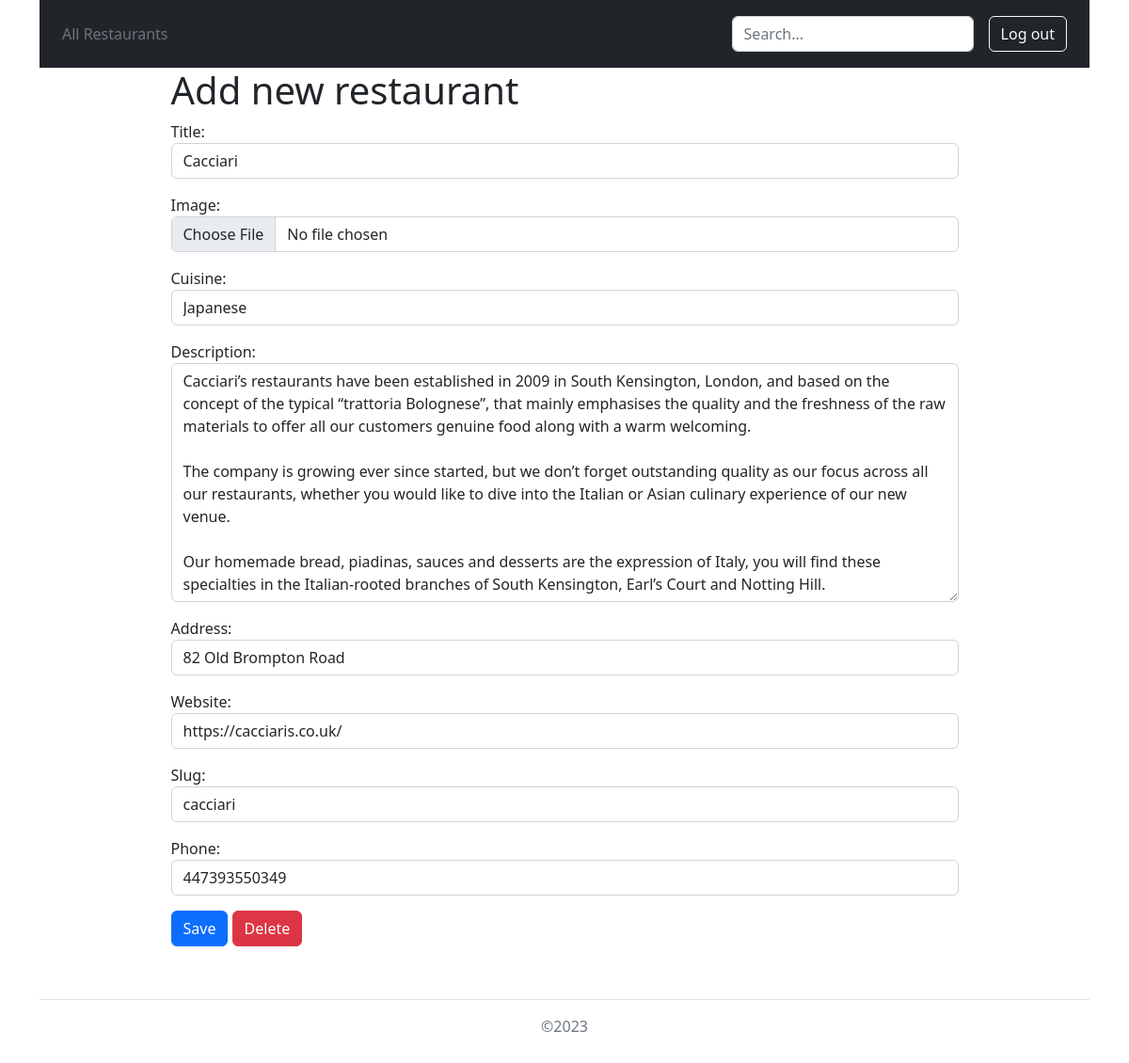
Page /restaurants/cacciari/update/ (signed in) on the committed database.
### _restaurants/models.py (models this page shows, shortened)
class Restaurant(models.Model):
    title = models.CharField(max_length=100)
    image = models.ImageField(upload_to='images/', default=None)
    cuisine = models.ForeignKey(Cuisine, on_delete=models.SET_NULL, null=True, blank=True, related_name='restaurants')
    description = models.TextField(null=True, blank=True)
    address = models.CharField(max_length=100)
    website = models.CharField(max_length=100, unique=True)
    slug = models.SlugField(max_length=150, unique=True)
    phone = models.CharField(max_length=12)
    class Meta:
        verbose_name = 'Restaurant'
        verbose_name_plural = 'Restaurants'

class Cuisine(models.Model):
    title = models.CharField(max_length=100, default='default')
    slug = models.SlugField(max_length=30, unique=True)
    def __str__(self):
        return self.title
    class Meta:
        verbose_name = 'Cuisine'
        verbose_name_plural = 'Cuisines'

### _restaurants/views.py (the view)
# urls.py: path('restaurants/<slug:slug>/update/', restaurants_views.RestaurantUpdateView.as_view(), name='restaurant_update'),
class RestaurantUpdateView(LoginRequiredMixin, UpdateView):
    model = Restaurant
    form_class = RestaurantAddForm
    login_url = reverse_lazy('login')

### _restaurants/forms.py
class RestaurantAddForm(forms.ModelForm):
    class Meta:
        model = Restaurant
        fields = '__all__'
        exclude = []
        widgets = {
            'title': forms.TextInput(attrs={'class': 'form-control'}),
            'image': forms.FileInput(attrs={'class': 'form-control'}),
            'cuisine': forms.Select(attrs={'class': 'form-control'}),
            'description': forms.Textarea(attrs={'class': 'form-control'}),
            'address': forms.TextInput(attrs={'class': 'form-control'}),
            'website': forms.URLInput(attrs={'class': 'form-control'}),
            'slug': forms.TextInput(attrs={'class': 'form-control'}),
            'phone': forms.NumberInput(attrs={'class': 'form-control'}),
        }

### templates/_restaurants/restaurant_form.html (shortened to what this page needs)
{% extends 'base.html' %}
{% block content %}
    <div class="w-75 mx-auto">
        <h1>Add new restaurant</h1>
        <form method="post" enctype="multipart/form-data">
            {{ form.as_p }}
            <input class="btn btn-primary" type="submit" value="Save">
            {% if 'update' in request.path %}
                <a class="btn btn-danger" href="{% url 'restaurant_delete' object.slug %}">Delete</a>
            {% endif %}
        </form>
    </div>
{% endblock %}

### rows in the picture
Restaurant: title "Cacciari", cuisine "Japanese", description "Cacciari’s restaurants have been established in 2009 in South Kensington, London, and based on the concept of the typical “trattoria Bolognese”, that mainly emphasises the quality and the freshness of the raw materials to offer all our customers genuine food along with a warm welcoming. The company is growing ever since started, but we don’t forget outstanding quality as our focus across all our restaurants, whether you would like to dive into the Italian or Asian culinary experience of our new venue. Our homemade bread, piadinas, sauces and desserts are the expression of Italy, you will find these specialties in the Italian-rooted branches of South Kensington, Earl’s Court and Notting Hill.", address "82 Old Brompton Road", website "https://cacciaris.co.uk/", slug "cacciari", phone "447393550349"
